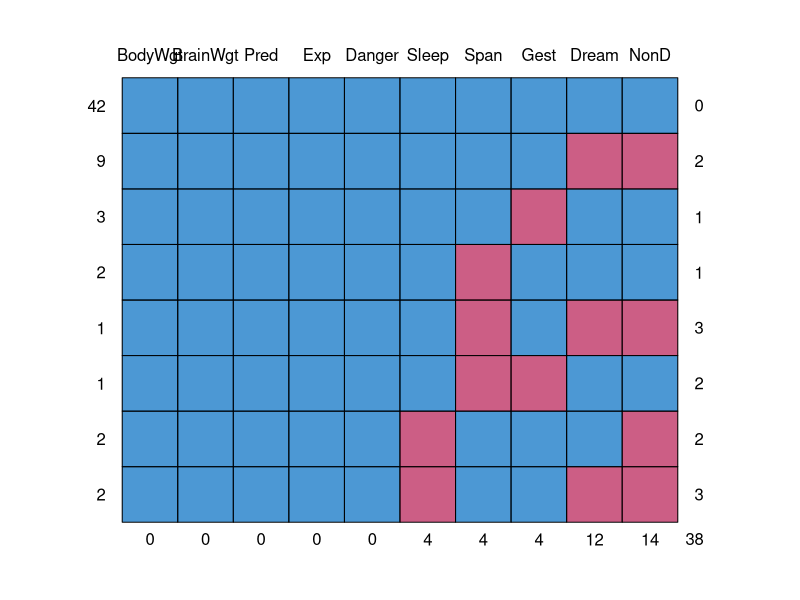
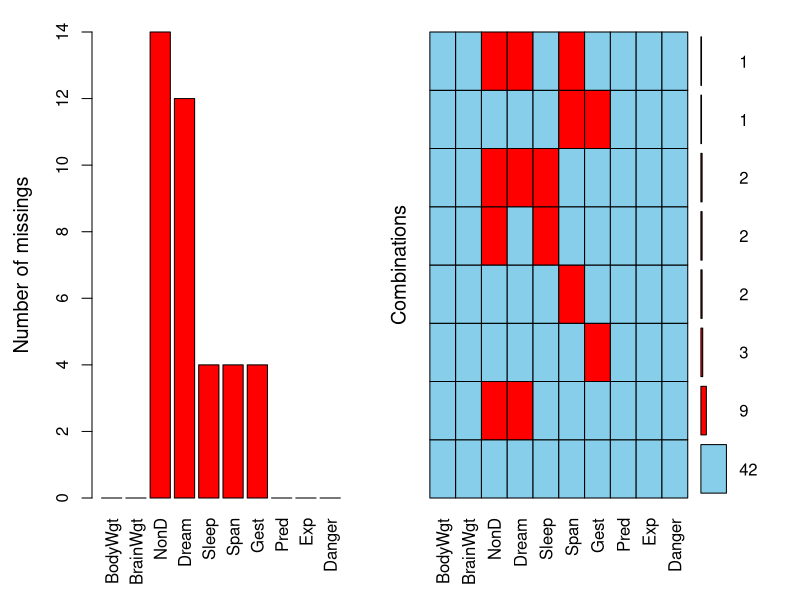
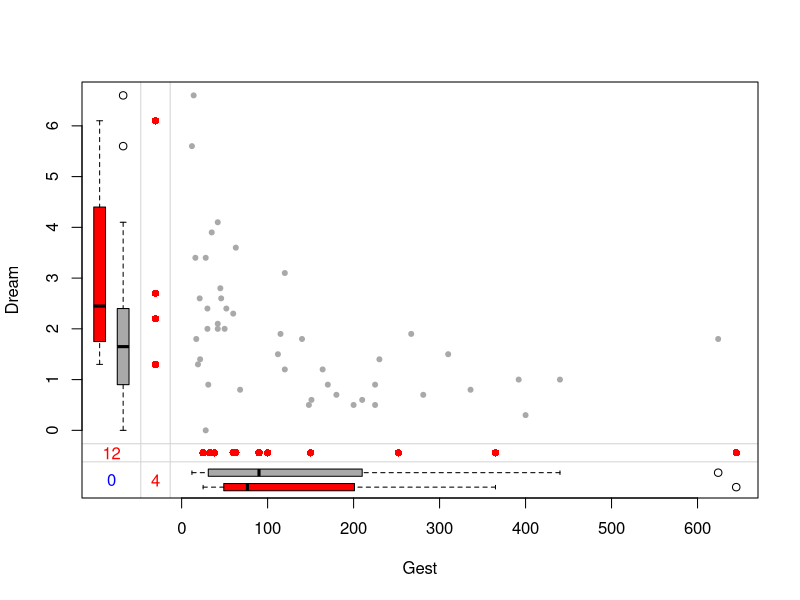
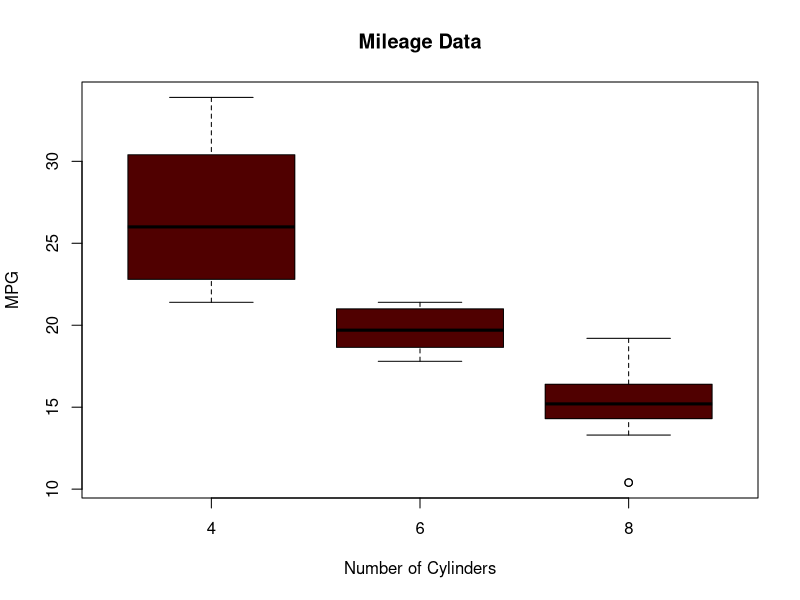
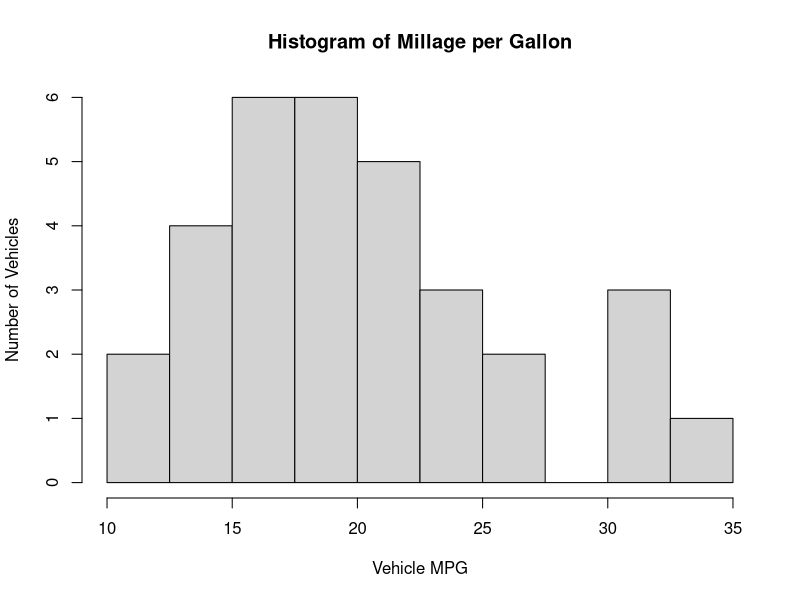
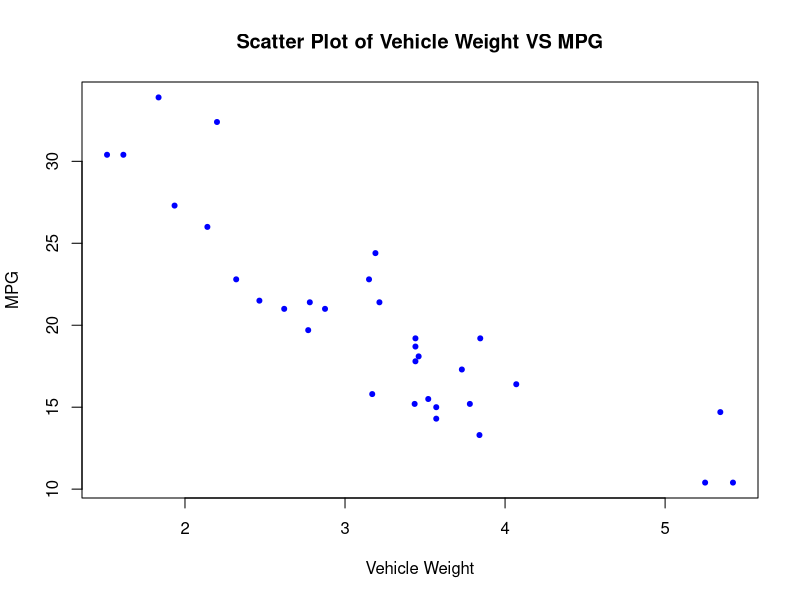
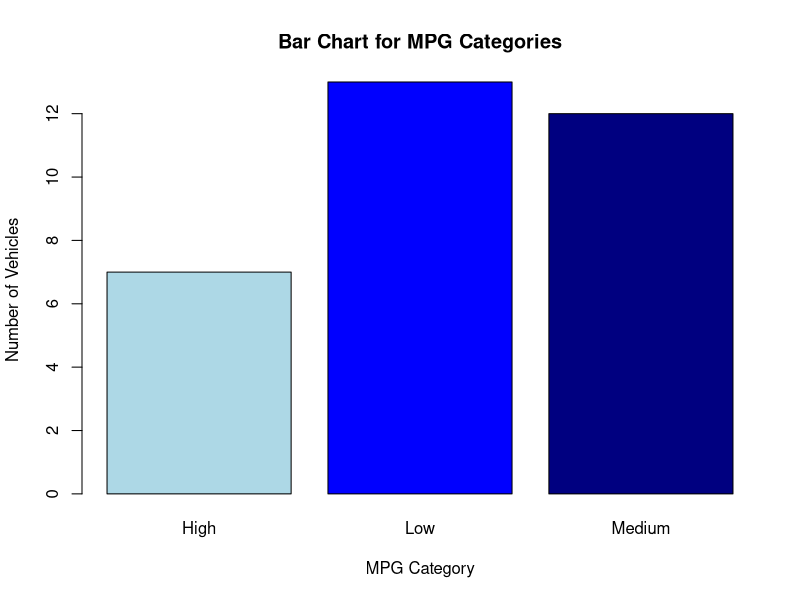

Here is the R script that generated these plots, in order:
# Lab 2 - Chase Capron

# Install packages containing data sets
install.packages("VIM")
library(VIM)

install.packages("mice")
library(mice)

# Load sleep data set from VIM package
data(sleep, package="VIM")
head(sleep)

# Check for missing values
nrow(sleep)

# Remove rows with missing values
sleep[complete.cases(sleep),]
na.omit(sleep)

# Count rows without missing values
nrow(sleep[complete.cases(sleep),])

# Reverse condition logic
sleep[!complete.cases(sleep),]
nrow(sleep[!complete.cases(sleep),])

# Check how many obs containing missing value in "Dream"
sum(is.na(sleep$Dream))

# Show mean of obs (19%)
mean(is.na(sleep$Dream))

# Show mean of obs with any missing value (32%)
mean(!complete.cases(sleep))

# Call function md.pattern from mice package
md.pattern(sleep)

# Call funcrion aggr (), prop = FALSE concert % value into counts
aggr(sleep, prop = FALSE, numbers = TRUE)

# Call FN marginplot
marginplot(sleep[c("Gest","Dream")], pch=c(20), col = c("darkgray", "red", "blue"))

# Transform data into 1 and 0

disofNa <- as.data.frame(abs(is.na(sleep)))
corrNa <- disofNa[c("NonD", "Dream","Sleep","Span", "Gest")]
cor(corrNa)

# load dataset mtcars into R and show relationship between mpg and # of
boxplot(mpg ~ cyl, # mpg is the target variable, cyl is the explanatory variable
        data = mtcars, # explicitly telling R which dataset to look into
        col = "#500000", # you can make it in red, green or any other you like
        main = "Mileage Data", # title of the returned visualization
        ylab = "MPG", # name of vertical axis
        xlab = "Number of Cylinders" ) # name of horizontal axis

# show histogram for mgp column in mtcars data frame
# parameter ‘breaks’ set the breakpoints of the bins (columns)
hist(mtcars$mpg,
     breaks=seq(from = 10, to = 35, by = 2.5),
     main="Histogram of Millage per Gallon", # title of the histogram
     xlab="Vehicle MPG", # label of x axis
     ylab="Number of Vehicles") # label of y axis

# Visualize mpg and weight in a scatter plot
plot(mpg ~ wt, data = mtcars,
     col = "blue",
     main="Scatter Plot of Vehicle Weight VS MPG",
     xlab="Vehicle Weight",
     ylab="MPG",
     pch=20)

# Tranform numeric MPG to categorical
mtcars$mpg.group <- 'Medium' # assign every car to MPG group med first
mtcars[mtcars$mpg > 24, "mpg.group"] <- 'High' # if MPG>24, assign the car
# to high group
mtcars[mtcars$mpg < 18, "mpg.group"] <- 'Low' # if MPG<18, assign the car
# to low group
mtcars$mpg.group <- as.factor(mtcars$mpg.group) # Convert group to factor

counts <- table(mtcars$mpg.group)

barplot(counts,
        col=c("lightblue", "blue", "navy"),
        main="Bar Chart for MPG Categories",
        xlab="MPG Category",
        ylab="Number of Vehicles")
